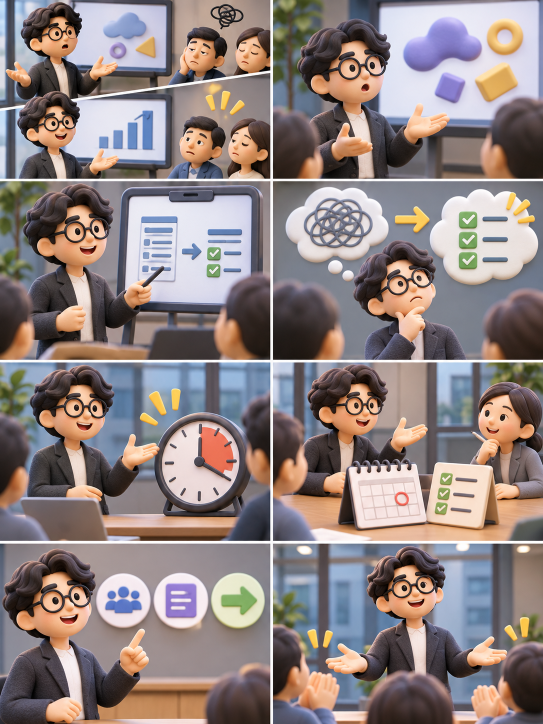
#> input picture reels-concrete-speaking/assets/storyboard.png, 1086 x 1448 px (shown at 1/2 size)
$ python split_storyboard.py
#> lines starting #> are read from the running program, lines starting #| are printed output that depends on the picture; after the words box and inside, x2 and y2 are one past the last pixel; in counts of white or black regions, pixels touching at a corner belong together
#!/usr/bin/env python3
"""Split assets/storyboard.png (2 columns × 4 rows, read left→right, top→bottom) into 8 scene images,
then prepare the working copies the video uses.

Run from reels-concrete-speaking/:   python scripts/split_storyboard.py      (or: npm run split)
Needs: Python 3 + numpy + Pillow   (pip install numpy pillow)

1. Finds the white dividers between the cells (rows/columns that are almost entirely white).
   If no divider is found it falls back to an equal 2×4 split and says so.
2. Crops each cell a few pixels inside its divider (no anti-aliased border left) and saves the
   untouched pixels to assets/scenes/scene-01.png … scene-08.png.
3. Writes the working copies to public/scenes/scene-0X.jpg:
   - if assets/scenes-hires/scene-0X.png (or .jpg) exists, that high-resolution original is used as is;
   - otherwise the storyboard cell is enlarged with Lanczos (no regeneration, faces unchanged)
     plus a very light unsharp mask, and a QUALITY WARNING is printed.
4. Writes src/data/scenes.json: each scene's source size, which file is used, and how much the
   source is magnified on screen. Each cell is shown WHOLE on a 1016 px-wide card (see src/components/Camera.tsx),
   so the number to watch for sharpness is cardMagnification (× up to ~1.08 for the camera push).
"""
import json
import os
import sys

import numpy as np
from PIL import Image, ImageFilter

ROOT = os.path.dirname(os.path.dirname(os.path.abspath(__file__)))
SRC = os.path.join(ROOT, "assets", "storyboard.png")
SCENES = os.path.join(ROOT, "assets", "scenes")
HIRES = os.path.join(ROOT, "assets", "scenes-hires")
PUB = os.path.join(ROOT, "public", "scenes")
META = os.path.join(ROOT, "src", "data", "scenes.json")
COLS, ROWS = 2, 4
W, H = 1080, 1920
INSET = 2           # px trimmed inside each divider
WORK_H = 2400       # working-copy height (room for ~1.25× camera zoom on a 1920-high frame)
CARD_W = 1016       # on-screen card width (whole scene, original aspect)
WARN_AT = 2.2       # on-screen magnification above this is flagged


def runs(mask):
    out, i = [], 0
    while i < len(mask):
        if mask[i]:
            j = i
            while j < len(mask) and mask[j]:
                j += 1
            out.append((i, j))
            i = j
        else:
            i += 1
    return out


def spans(white_frac, n, length):
    """Return n (start, end) spans separated by divider runs; equal split if dividers are missing."""
    inner = [r for r in runs(white_frac > 0.9) if r[0] > length * 0.05 and r[1] < length * 0.95]
    if len(inner) == n - 1:
        edges, s = [], 0
        for a, b in inner:
            edges.append((s, a))
            s = b
        edges.append((s, length))
        # trailing white border (e.g. the last row) is trimmed too
        tail = [r for r in runs(white_frac > 0.9) if r[1] >= length - 1]
        if tail:
            edges[-1] = (edges[-1][0], tail[0][0])
        return edges, True
    step = length / n
    return [(round(i * step), round((i + 1) * step)) for i in range(n)], False


def main():
    im = Image.open(SRC).convert("RGB")
#> im is the input picture: PIL image 1086x1448 RGB; mean R, G, B 142.9, 130.1, 128.6
    a = np.asarray(im).astype(int)
    white = a.min(2) > 235
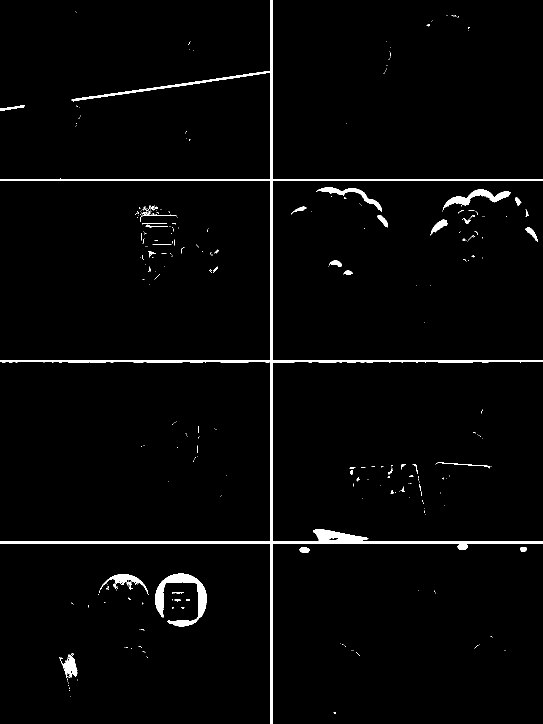
#> white: shape (1448, 1086) bool (shown at 1/2 size); 2.4% white; 318 white regions (276 under 20 px), largest, box (x1, y1, x2, y2) and area: (0, 0, 1086, 1448) 25073, (310, 1147, 413, 1253) 3422, (886, 379, 1022, 420) 1605
    xs, okx = spans(white.mean(0), COLS, im.width)
#> after the loop in runs, `while i < len(mask):`: i = 1086; j = 546; out = [(541, 546)]
#> the loop in spans, `for a, b in inner:` made 1 pass
#> (a, b, s) on pass 1: (541, 546, 546)
#> after the loop in spans, `for a, b in inner:`: edges = [(0, 541)]
#> in spans, `tail = [r for r in runs(white_frac > 0.9) if r[1] >= length - 1]`: tail = []
#> xs = [(0, 541), (546, 1086)]; okx = True
    ys, oky = spans(white.mean(1), ROWS, im.height)
#> the loop in spans (call 2), `for a, b in inner:` made 3 passes
#> (a, b, s) on passes 1 to 3: (358, 362, 362), (720, 724, 724), (1082, 1087, 1087)
#> ys = [(0, 358), (362, 720), (724, 1082), (1087, 1448)]; oky = True
    print(f"storyboard {im.width}×{im.height}  columns {xs}  rows {ys}")
#| storyboard 1086×1448  columns [(0, 541), (546, 1086)]  rows [(0, 358), (362, 720), (724, 1082), (1087, 1448)]
    if not (okx and oky):
        print("! dividers not found on every axis — used an equal 2×4 split; check assets/scenes/")
    os.makedirs(SCENES, exist_ok=True)
    os.makedirs(PUB, exist_ok=True)
    meta, warn = [], []
    for r, (y0, y1) in enumerate(ys):
        for c, (x0, x1) in enumerate(xs):
            n = r * COLS + c + 1
#> n = 1
            cell = im.crop((x0 + INSET, y0 + INSET, x1 - INSET, y1 - INSET))
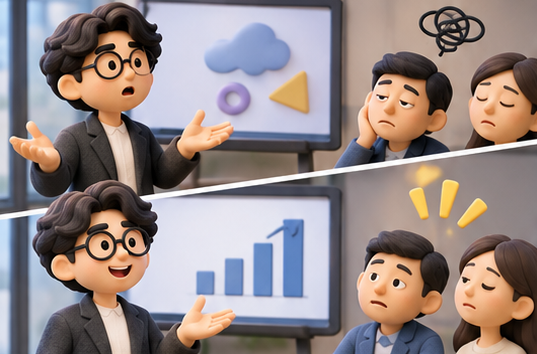
#> cell: PIL image 537x354 RGB; mean R, G, B 149.7, 136.3, 134.5
            cell.save(os.path.join(SCENES, f"scene-{n:02d}.png"))
            hi = next((os.path.join(HIRES, f"scene-{n:02d}.{e}") for e in ("png", "jpg", "jpeg", "webp")
                       if os.path.exists(os.path.join(HIRES, f"scene-{n:02d}.{e}"))), None)
            src = Image.open(hi).convert("RGB") if hi else cell
            mag = CARD_W / src.width * 1.08  # on-screen magnification at the strongest camera push
#> mag = 2.04
            if hi:
                work = src if src.height >= WORK_H else src.resize((round(src.width * WORK_H / src.height), WORK_H), Image.LANCZOS)
            else:
                k = WORK_H / cell.height
#> k = 6.78
                work = cell.resize((round(cell.width * k), WORK_H), Image.LANCZOS)
                work = work.filter(ImageFilter.UnsharpMask(radius=3, percent=35, threshold=2))
            work.save(os.path.join(PUB, f"scene-{n:02d}.jpg"), quality=93)
            meta.append({"n": n, "file": f"scenes/scene-{n:02d}.jpg", "srcW": src.width, "srcH": src.height,
                         "aspect": round(src.width / src.height, 4), "workW": work.width, "workH": work.height,
                         "source": "hires" if hi else "storyboard", "cardMagnification": round(mag, 2),
                         "coverMagnification": round(max(W / src.width, H / src.height), 2)})
            flag = "  ← QUALITY WARNING" if mag > WARN_AT else ""
#> flag = ''
            print(f"scene-{n:02d}: {src.width}×{src.height} ({'hi-res original' if hi else 'storyboard cell'})  "
                  f"on-screen magnification ×{mag:.2f}{flag}")
#| scene-01: 537×354 (storyboard cell)  on-screen magnification ×2.04
            if mag > WARN_AT:
                warn.append(n)
    os.makedirs(os.path.dirname(META), exist_ok=True)
    json.dump({"cover": {"w": W, "h": H}, "scenes": meta}, open(META, "w", encoding="utf-8"), indent=1)
    if warn:
        print(f"\n! QUALITY WARNING: scenes {warn} are magnified more than ×{WARN_AT} on screen and will look soft.\n"
              f"  Put the high-resolution single images in assets/scenes-hires/scene-0X.png and run this script again —\n"
              f"  the video picks them up automatically (same framing values work if the composition is the same).")


if __name__ == "__main__":
    sys.exit(main())
#> (the program exits here)
